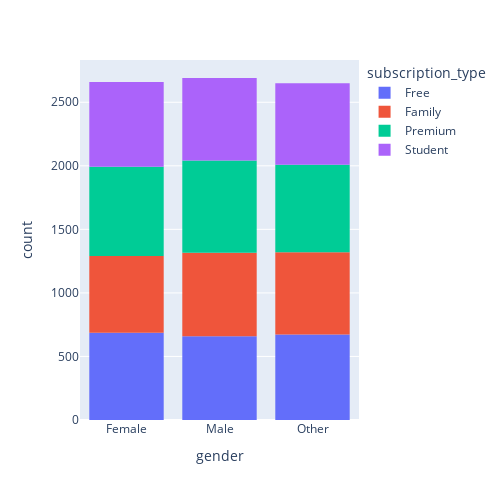
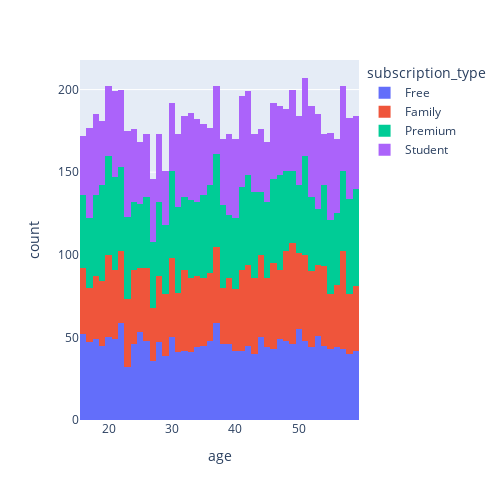
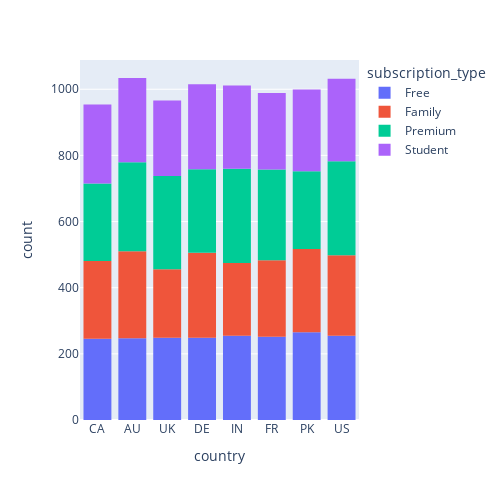
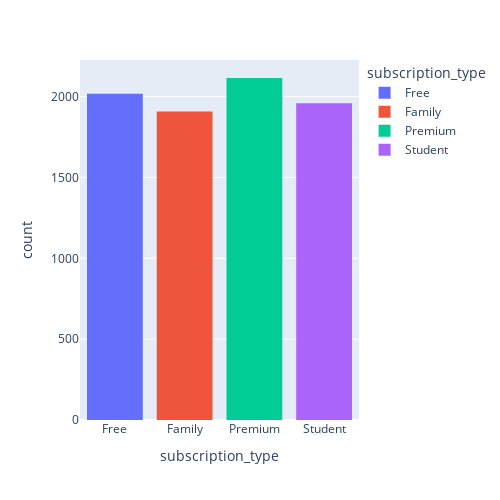

Here is the notebook cell these charts were saved with, in order:
### Markdown cell above
Graficos abaixo foram elaboradas para verificar se os tipos de assinatura (Free, Premium, Student, Family),  influenciam um possível cancelamento de assinatura ou em um eventual abandono do uso do Spotify.

### Code cell
# 4 Passo - Análise final para gerar insights valiosos
for coluna in tabela:
    grafico = px.histogram(tabela, x=coluna, color="subscription_type", width = 500, height = 500)
    grafico.show()

### Figure 1 — Plotly figure (JSON) as saved in the notebook; plotly's stock layout.template omitted (floating-point values rounded to 4 significant figures; data arrays with more than 128 entries replaced by an {"elided": "..."} marker saying what was removed)
{"data": [{"bingroup": "x", "hovertemplate": "subscription_type=Free<br>gender=%{x}<br>count=%{y}<extra></extra>", "legendgroup": "Free", "marker": {"color": "#636efa", "pattern": {"shape": ""}}, "name": "Free", "orientation": "v", "showlegend": true, "type": "histogram", "x": {"elided": "2018 str values"}, "xaxis": "x", "yaxis": "y"}, {"bingroup": "x", "hovertemplate": "subscription_type=Family<br>gender=%{x}<br>count=%{y}<extra></extra>", "legendgroup": "Family", "marker": {"color": "#EF553B", "pattern": {"shape": ""}}, "name": "Family", "orientation": "v", "showlegend": true, "type": "histogram", "x": {"elided": "1908 str values"}, "xaxis": "x", "yaxis": "y"}, {"bingroup": "x", "hovertemplate": "subscription_type=Premium<br>gender=%{x}<br>count=%{y}<extra></extra>", "legendgroup": "Premium", "marker": {"color": "#00cc96", "pattern": {"shape": ""}}, "name": "Premium", "orientation": "v", "showlegend": true, "type": "histogram", "x": {"elided": "2115 str values"}, "xaxis": "x", "yaxis": "y"}, {"bingroup": "x", "hovertemplate": "subscription_type=Student<br>gender=%{x}<br>count=%{y}<extra></extra>", "legendgroup": "Student", "marker": {"color": "#ab63fa", "pattern": {"shape": ""}}, "name": "Student", "orientation": "v", "showlegend": true, "type": "histogram", "x": {"elided": "1959 str values"}, "xaxis": "x", "yaxis": "y"}], "layout": {"barmode": "relative", "height": 500, "legend": {"title": {"text": "subscription_type"}, "tracegroupgap": 0}, "margin": {"t": 60}, "width": 500, "xaxis": {"anchor": "y", "domain": [0, 1], "title": {"text": "gender"}}, "yaxis": {"anchor": "x", "domain": [0, 1], "title": {"text": "count"}}}}

### Figure 2 — Plotly figure (JSON) as saved in the notebook; plotly's stock layout.template omitted (floating-point values rounded to 4 significant figures; data arrays with more than 128 entries replaced by an {"elided": "..."} marker saying what was removed)
{"data": [{"bingroup": "x", "hovertemplate": "subscription_type=Free<br>age=%{x}<br>count=%{y}<extra></extra>", "legendgroup": "Free", "marker": {"color": "#636efa", "pattern": {"shape": ""}}, "name": "Free", "orientation": "v", "showlegend": true, "type": "histogram", "x": {"elided": "2018 int values"}, "xaxis": "x", "yaxis": "y"}, {"bingroup": "x", "hovertemplate": "subscription_type=Family<br>age=%{x}<br>count=%{y}<extra></extra>", "legendgroup": "Family", "marker": {"color": "#EF553B", "pattern": {"shape": ""}}, "name": "Family", "orientation": "v", "showlegend": true, "type": "histogram", "x": {"elided": "1908 int values"}, "xaxis": "x", "yaxis": "y"}, {"bingroup": "x", "hovertemplate": "subscription_type=Premium<br>age=%{x}<br>count=%{y}<extra></extra>", "legendgroup": "Premium", "marker": {"color": "#00cc96", "pattern": {"shape": ""}}, "name": "Premium", "orientation": "v", "showlegend": true, "type": "histogram", "x": {"elided": "2115 int values"}, "xaxis": "x", "yaxis": "y"}, {"bingroup": "x", "hovertemplate": "subscription_type=Student<br>age=%{x}<br>count=%{y}<extra></extra>", "legendgroup": "Student", "marker": {"color": "#ab63fa", "pattern": {"shape": ""}}, "name": "Student", "orientation": "v", "showlegend": true, "type": "histogram", "x": {"elided": "1959 int values"}, "xaxis": "x", "yaxis": "y"}], "layout": {"barmode": "relative", "height": 500, "legend": {"title": {"text": "subscription_type"}, "tracegroupgap": 0}, "margin": {"t": 60}, "width": 500, "xaxis": {"anchor": "y", "domain": [0, 1], "title": {"text": "age"}}, "yaxis": {"anchor": "x", "domain": [0, 1], "title": {"text": "count"}}}}

### Figure 3 — Plotly figure (JSON) as saved in the notebook; plotly's stock layout.template omitted (floating-point values rounded to 4 significant figures; data arrays with more than 128 entries replaced by an {"elided": "..."} marker saying what was removed)
{"data": [{"bingroup": "x", "hovertemplate": "subscription_type=Free<br>country=%{x}<br>count=%{y}<extra></extra>", "legendgroup": "Free", "marker": {"color": "#636efa", "pattern": {"shape": ""}}, "name": "Free", "orientation": "v", "showlegend": true, "type": "histogram", "x": {"elided": "2018 str values"}, "xaxis": "x", "yaxis": "y"}, {"bingroup": "x", "hovertemplate": "subscription_type=Family<br>country=%{x}<br>count=%{y}<extra></extra>", "legendgroup": "Family", "marker": {"color": "#EF553B", "pattern": {"shape": ""}}, "name": "Family", "orientation": "v", "showlegend": true, "type": "histogram", "x": {"elided": "1908 str values"}, "xaxis": "x", "yaxis": "y"}, {"bingroup": "x", "hovertemplate": "subscription_type=Premium<br>country=%{x}<br>count=%{y}<extra></extra>", "legendgroup": "Premium", "marker": {"color": "#00cc96", "pattern": {"shape": ""}}, "name": "Premium", "orientation": "v", "showlegend": true, "type": "histogram", "x": {"elided": "2115 str values"}, "xaxis": "x", "yaxis": "y"}, {"bingroup": "x", "hovertemplate": "subscription_type=Student<br>country=%{x}<br>count=%{y}<extra></extra>", "legendgroup": "Student", "marker": {"color": "#ab63fa", "pattern": {"shape": ""}}, "name": "Student", "orientation": "v", "showlegend": true, "type": "histogram", "x": {"elided": "1959 str values"}, "xaxis": "x", "yaxis": "y"}], "layout": {"barmode": "relative", "height": 500, "legend": {"title": {"text": "subscription_type"}, "tracegroupgap": 0}, "margin": {"t": 60}, "width": 500, "xaxis": {"anchor": "y", "domain": [0, 1], "title": {"text": "country"}}, "yaxis": {"anchor": "x", "domain": [0, 1], "title": {"text": "count"}}}}

### Figure 4 — Plotly figure (JSON) as saved in the notebook; plotly's stock layout.template omitted (floating-point values rounded to 4 significant figures; data arrays with more than 128 entries replaced by an {"elided": "..."} marker saying what was removed)
{"data": [{"bingroup": "x", "hovertemplate": "subscription_type=%{x}<br>count=%{y}<extra></extra>", "legendgroup": "Free", "marker": {"color": "#636efa", "pattern": {"shape": ""}}, "name": "Free", "orientation": "v", "showlegend": true, "type": "histogram", "x": {"elided": "2018 str values"}, "xaxis": "x", "yaxis": "y"}, {"bingroup": "x", "hovertemplate": "subscription_type=%{x}<br>count=%{y}<extra></extra>", "legendgroup": "Family", "marker": {"color": "#EF553B", "pattern": {"shape": ""}}, "name": "Family", "orientation": "v", "showlegend": true, "type": "histogram", "x": {"elided": "1908 str values"}, "xaxis": "x", "yaxis": "y"}, {"bingroup": "x", "hovertemplate": "subscription_type=%{x}<br>count=%{y}<extra></extra>", "legendgroup": "Premium", "marker": {"color": "#00cc96", "pattern": {"shape": ""}}, "name": "Premium", "orientation": "v", "showlegend": true, "type": "histogram", "x": {"elided": "2115 str values"}, "xaxis": "x", "yaxis": "y"}, {"bingroup": "x", "hovertemplate": "subscription_type=%{x}<br>count=%{y}<extra></extra>", "legendgroup": "Student", "marker": {"color": "#ab63fa", "pattern": {"shape": ""}}, "name": "Student", "orientation": "v", "showlegend": true, "type": "histogram", "x": {"elided": "1959 str values"}, "xaxis": "x", "yaxis": "y"}], "layout": {"barmode": "relative", "height": 500, "legend": {"title": {"text": "subscription_type"}, "tracegroupgap": 0}, "margin": {"t": 60}, "width": 500, "xaxis": {"anchor": "y", "categoryarray": ["Free", "Family", "Premium", "Student"], "categoryorder": "array", "domain": [0, 1], "title": {"text": "subscription_type"}}, "yaxis": {"anchor": "x", "domain": [0, 1], "title": {"text": "count"}}}}
